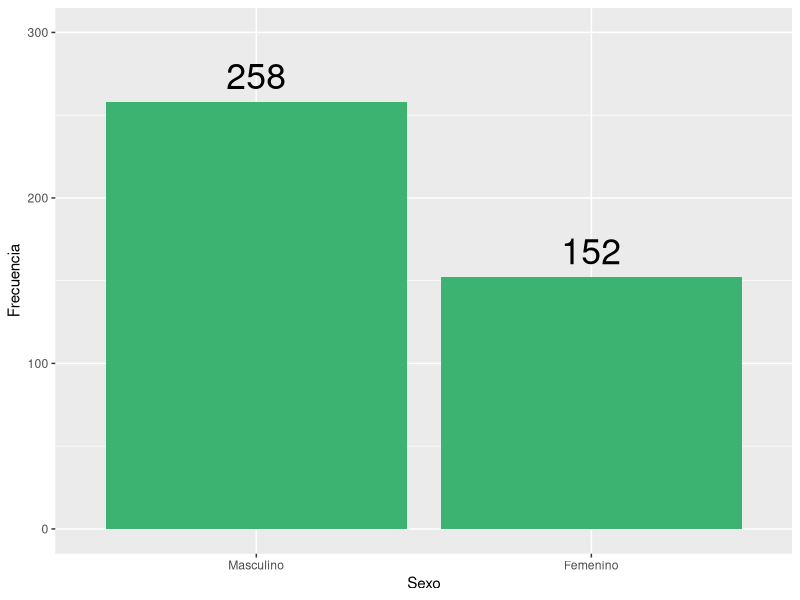
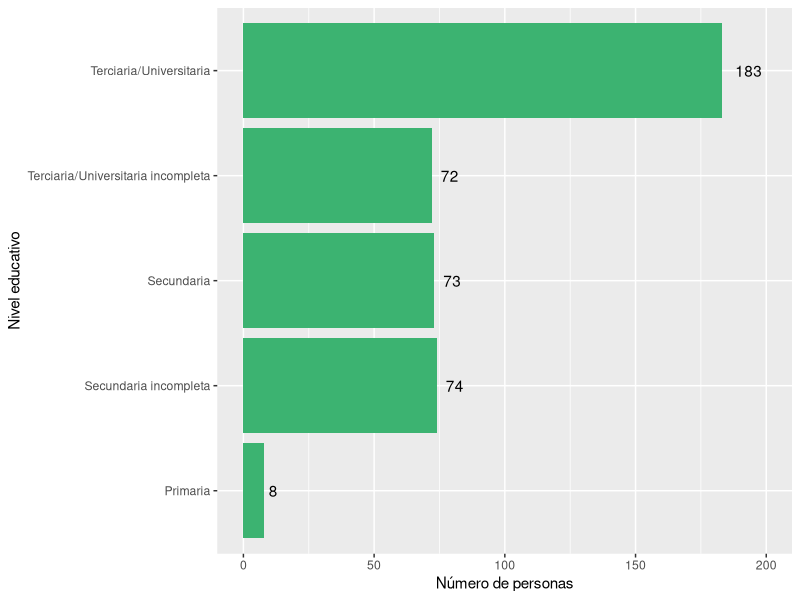
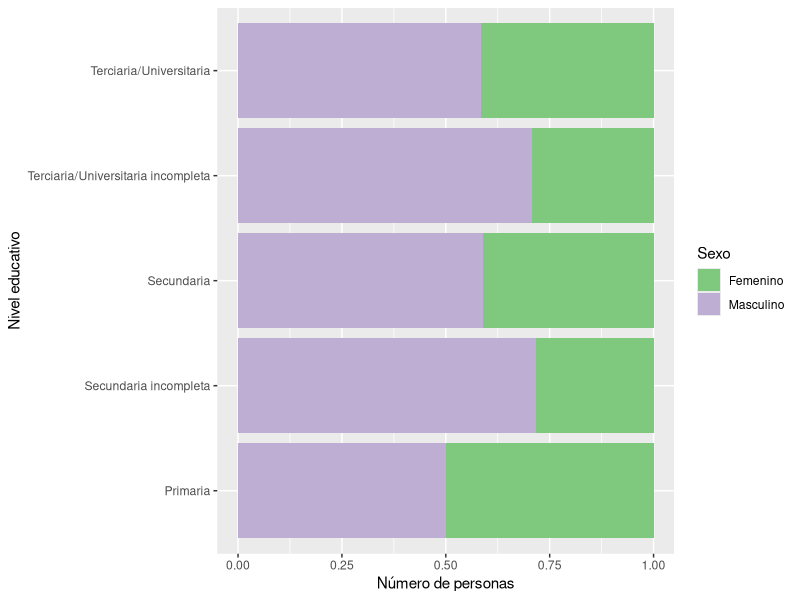
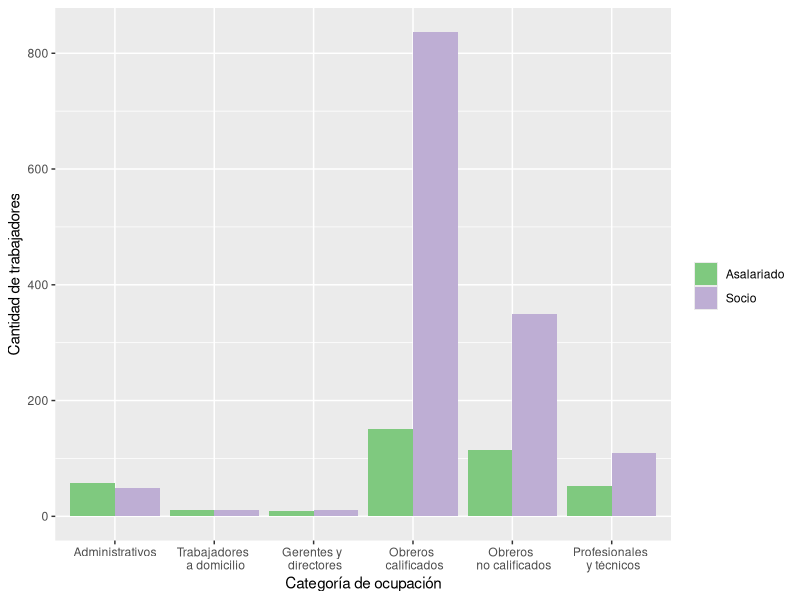
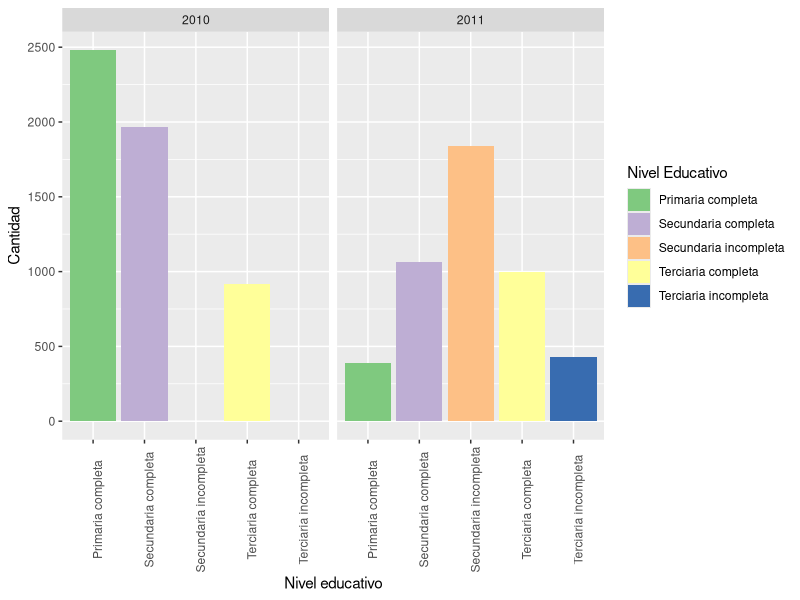
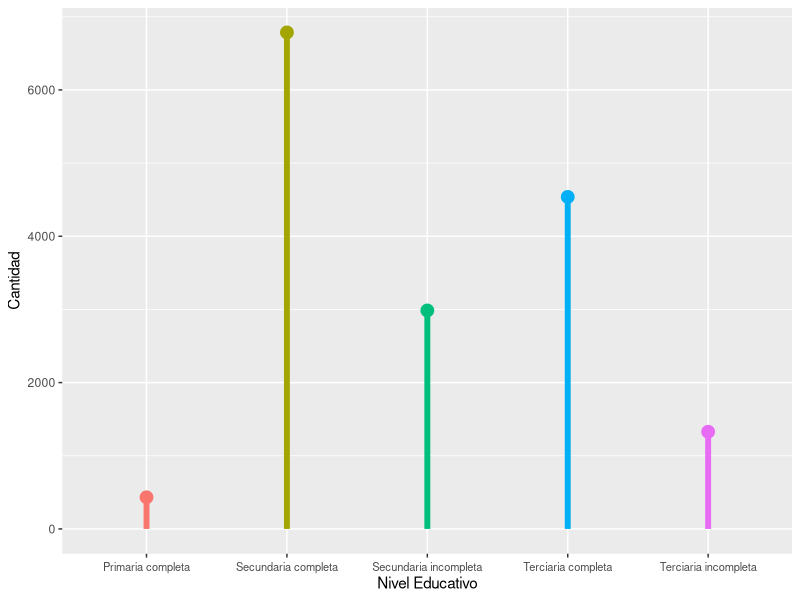
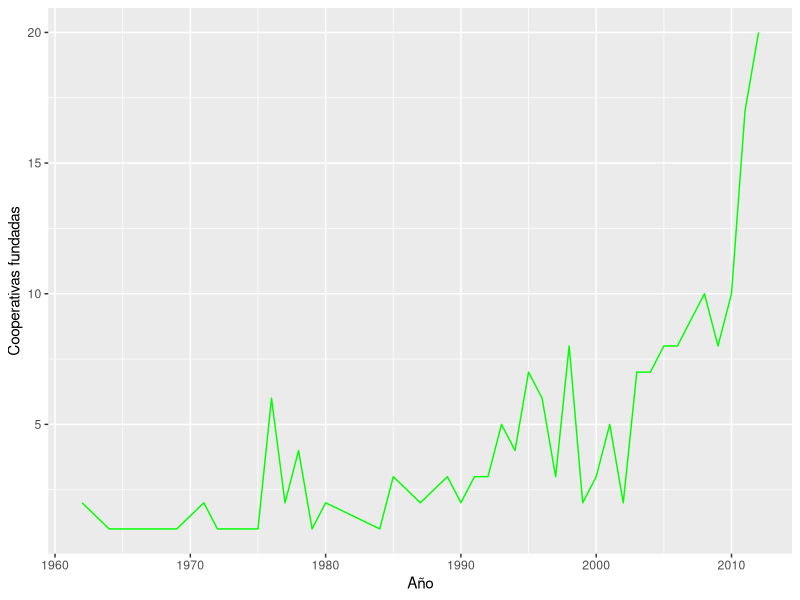
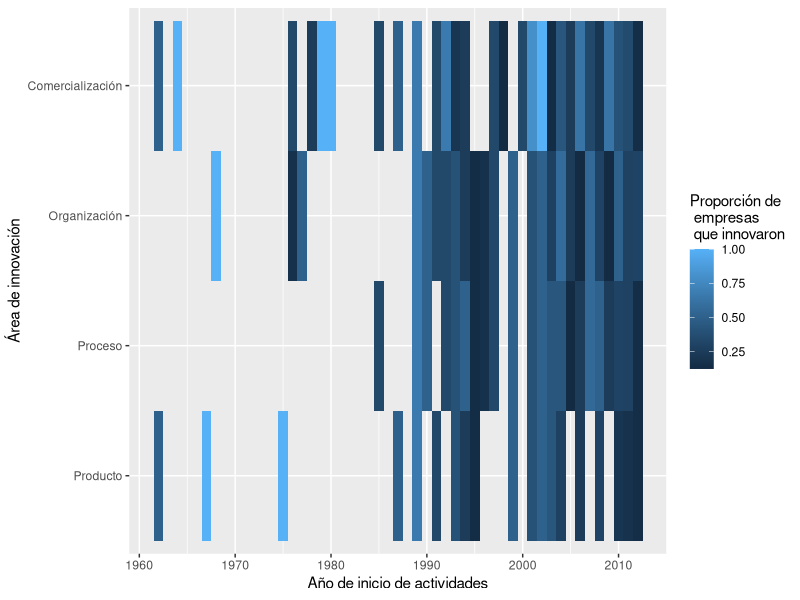

Write R code to recreate these figures, in order.
## ---- chunk 1
knitr::opts_chunk$set(echo = FALSE, fig.pos = 'hbpt', message = FALSE, warning = FALSE)
## ---- chunk 2
### PREPARACIÓN DE LOS DATOS ###

library(tidyverse)
library(haven)
library(xtable)
library(lubridate)

datos <- read_dta("Datos/2011_2013panel.dta")

#Datos sobre: info general, cantidad de ocupados segun categorias   

gen_ocup <- datos %>% select(form, año, cp, ct, a22cargo, a4, a11a1, a11a2, a11a3,b1, b2SOC1:b2ASALtot, b2SOC135:b2ASALtotf, b3soc2p: b3asal6tuc, starts_with("ciiu"))


#Datos sobre: supervisión y conflicto: gestion, ausentismo

sup_conf <- datos %>%
  select(form, año, f21, f22, f23, f3, f3b1, f3b2, f3b3, f4bactitud, f4ccalidad)

  
#Datos sobre: tecnologia e innovación

tecno <- datos %>%
  select(form, año, g11:g31, g31:g31resul, g4proc:g422emp, g41a, g41b, g43a:g44b)
  
#Opiniones del entrevistado

opinion <- datos %>%
  select(form, año, h1posturaa, h5pacienci, h84educaci, h89sexo)

##Remuneraciones

#Salarios nominales promedio por categoria
Salarios <- datos %>% 
  select(form, año, c31asal:c36rs) 

##Inversion y financiamiento

EdiCons <- datos %>%
  select(Capital=d11capcap, Gastos= d11invgasg, Ingresos=d11invingi, Inversiones=d11invinv, Activo=d11actact)

TotAct <- datos %>%
  select(d16captot:d16acttot)

TotPas <- datos %>%
  select(d2tot)


#Trabajadores que ingresaron y dejaron la cooperativa por edad.
TraIng <- datos %>%
  select(año, b18a35soc:b18atot)

TraDej <- datos %>%
  select(año, b14a35soc:b14atot)

## ---- chunk 3
opinion %>%
  filter(is.na(h89sexo) == FALSE) %>%  #En el primer anio no se pregunto
  ggplot(aes(as.factor(h89sexo))) +
  geom_bar(fill = "mediumseagreen") +
  labs(x = "Sexo", y = "Frecuencia") +
  scale_x_discrete(labels = c("Masculino", "Femenino") ) +
  geom_text(aes(y = (..count..), label = (..count..)), stat = "count", vjust = -.5, size = 9) +
  ylim(0, 300)
## ---- chunk 4
opinion %>%
  filter(is.na(h89sexo) == FALSE) %>%  #En el primer anio no se pregunto
  ggplot() +
  geom_bar(aes(as.factor(h84educaci)), fill = "mediumseagreen") +
  scale_x_discrete(labels = c("Primaria", "Secundaria incompleta", "Secundaria", "Terciaria/Universitaria incompleta", "Terciaria/Universitaria")) +
  coord_flip() +
  labs(x = "Nivel educativo", y = "Número de personas") +
  geom_text(aes(x = h84educaci, y = (..count..), label = (..count..)), stat = "count", hjust = -.5) + ylim(0, 200)
## ---- chunk 5
opinion %>%
  filter(is.na(h89sexo) == FALSE) %>%
  mutate(h89sexo = recode(h89sexo, `1` = "Masculino", `2` = "Femenino")) %>%
  ggplot() +
  geom_bar(aes(as.factor(h84educaci), fill = as.factor(h89sexo)), position = "fill") +
  scale_fill_discrete(labels = c("Masculino", "Femenino")) +
  scale_fill_brewer(palette = "Accent") +
  scale_x_discrete(labels = c("Primaria", "Secundaria incompleta", "Secundaria", "Terciaria/Universitaria incompleta", "Terciaria/Universitaria")) +
  coord_flip() +
  labs(x = "Nivel educativo", y = "Número de personas", fill = "Sexo") 
## ---- chunk 6
# ver que pasa con esto
ocup_edad <- gen_ocup %>%
  filter(año == 2) %>%
  gather("soc_s_edad_ocup", "Cantidad", b2SOC135:b2SOCtot51) %>%
  filter(soc_s_edad_ocup != "b2SOCtot35", soc_s_edad_ocup != "b2SOCtot35a5", soc_s_edad_ocup != "b2SOCtot51") %>%
  mutate(
    cargo = case_when(
      soc_s_edad_ocup %in% c("b2SOC135", "b2SOC135a50","b2SOC151") ~ "Gerente",
      soc_s_edad_ocup %in% c("b2SOC235", "b2SOC235a50", "b2SOC251") ~ "Prof_o_tec",
      soc_s_edad_ocup %in% c("b2SOC335", "b2SOC335a50", "b2SOC351") ~ "Admin",
      soc_s_edad_ocup %in% c("b2SOC435", "b2SOC435a50", "b2SOC451") ~ "obrero_trabcalif",
      soc_s_edad_ocup %in% c("b2SOC535", "b2SOC535a50", "b2SOC551") ~ "obrero_trabnocalif",
      soc_s_edad_ocup %in% c("b2SOC635", "b2SOC635a50", "b2SOC651") ~ "domicilio"
            ),
    
    edad = case_when(
      soc_s_edad_ocup %in% c("b2SOC135", "b2SOC235", "b2SOC335", "b2SOC435", "b2SOC535") ~ "Menor_35" ,
      soc_s_edad_ocup %in% c("b2SOC135a50", "b2SOC235a50", "b2SOC335a50", "b2SOC435a50", "b2SOC535a50") ~ "36_50" ,
      soc_s_edad_ocup %in% c("b2SOC151", "b2SOC151", "b2SOC151", "b2SOC151", "b2SOC151") ~ "Mayor_51"
    )
  )
  
ocup_edad %>%
  group_by(cargo, edad) %>%
  summarise(n = n())
## ---- chunk 7
gen_ocup %>%
  gather("categoria", "ocup", b2SOC1:b2SOC6, b2ASAL1:b2ASAL6) %>%
  filter(!is.na(categoria), cp == 1) %>%
  mutate(
    cat_ocup = case_when(
               categoria %in% c("b2SOC1", "b2ASAL1") ~ "Gerente_dir",
               categoria %in% c("b2SOC2", "b2ASAL2") ~ "prof_tec",
               categoria %in% c("b2SOC3", "b2ASAL3") ~ "admin",
               categoria %in% c("b2SOC4", "b2ASAL4") ~ "obrero_calif",
               categoria %in% c("b2SOC5", "b2ASAL5") ~ "obrero_nocalif",
               categoria %in% c("b2SOC6", "b2ASAL6") ~ "adomicilio",
               ),
    cat_AS = if_else(categoria %in% c("b2SOC1", "b2SOC2", "b2SOC3", "b2SOC4", "b2SOC5", "b2SOC6"), "Socio", "Asalariado")
    ) %>%
  ggplot() +
  geom_bar(aes(x = cat_ocup, y = ocup, fill = cat_AS), stat = "identity", position = "dodge") +
  scale_x_discrete(labels = c(
    "Administrativos", 
    "Trabajadores \n a domicilio", 
    "Gerentes y \n directores", 
    "Obreros \n calificados", 
    "Obreros \n no calificados", 
    "Profesionales \n y técnicos")
    ) + 
  labs(x = "Categoría de ocupación", y = "Cantidad de trabajadores", fill = "") +
  scale_fill_brewer(palette = "Accent")
## ---- chunk 8
gen_ocup %>%
  select(año, b3soc2p:b3soc6tuc) %>%
  group_by(año) %>%
  summarise(b3soc2p = sum(b3soc2p, na.rm = T),
            b3soc3si = sum(b3soc3si, na.rm = T),
            b3soc4sc = sum(b3soc4sc, na.rm = T),
            b3soc5tui = sum(b3soc5tui, na.rm = T),
            b3soc6tuc = sum(b3soc6tuc, na.rm = T)) %>%
  gather("NivelEducativo", "Cantidad", -año) %>%
  mutate(NivelEducativo = recode(NivelEducativo, b3soc2p = "Primaria completa", b3soc3si = "Secundaria incompleta", b3soc4sc = "Secundaria completa", b3soc5tui = "Terciaria incompleta", b3soc6tuc = "Terciaria completa"), año = recode(año, `1` = 2010, `2` = 2011)) %>% 
  ggplot() +
  geom_bar(aes(x = NivelEducativo, y = Cantidad, fill = NivelEducativo), stat = "identity", position = "dodge") + facet_wrap(~año) + theme(axis.text.x = element_text(angle = 90)) +
  labs(x = "Nivel educativo", y = "Cantidad", fill = "Nivel Educativo") +
  scale_fill_brewer(palette = "Accent")
  
## ---- chunk 9
gen_ocup %>%
  select(año, b3asal2p:b3asal6tuc) %>%
  filter(año == 2) %>% 
  group_by(año) %>%
  summarise(b3asal2p = sum(b3asal2p, na.rm = T),
            b3asal3si = sum(b3asal3si, na.rm = T),
            b3asal4sc = sum(b3asal4sc, na.rm = T),
            b3asal5tui = sum(b3asal5tui, na.rm = T),
            b3asal6tuc = sum(b3asal6tuc, na.rm = T)) %>%
  gather("NivelEducativo", "Cantidad", -año) %>%
  mutate(NivelEducativo = recode(NivelEducativo, b3asal2p = "Primaria completa", b3asal3si = "Secundaria incompleta", b3asal4sc = "Secundaria completa", b3asal5tui = "Terciaria incompleta", b3asal6tuc = "Terciaria completa")) %>% 
 ggplot() +
  geom_point(aes(x = Cantidad, y = NivelEducativo, colour = NivelEducativo), size = 4) +
  geom_segment(aes(x = 0, y = NivelEducativo, xend = Cantidad, yend = NivelEducativo, colour = NivelEducativo), size = 2) +
   theme(axis.text.x = element_text(vjust = 0.5, size = 8), legend.position = "none") +
  labs(x = "Cantidad", y = "Nivel Educativo", colour = "Nivel Educativo") +
  coord_flip()
## ---- chunk 10
inno_arr <- datos %>%
  select(form, año, cp, a4, g4prod, g4proc, g4org, g4com) %>%
  mutate(a4 = as.Date(a4, format = "%d/%m/%Y")) %>%
  filter(a4 > "1800-01-01" & a4 < "2013-01-01", is.na(g4prod) == FALSE, is.na(g4proc) == FALSE, is.na(g4org) == FALSE, is.na(g4com) == FALSE, cp == 1)

inno_arr %>%
  mutate(a4 = year(a4)) %>%
  group_by(a4) %>%
  summarise(n = n()) %>%
  ggplot() +
  geom_line(aes(x = a4, y = n), color = "green") +
  labs(x = "Año", y = "Cooperativas fundadas")
## ---- chunk 11
inno_arr %>%
  gather("tipo", "hubo", g4prod, g4proc, g4org, g4com) %>%
  mutate(a4 = year(a4), hubo = recode(hubo, `1` = "Sí", `2` = "No")) %>%
  group_by(a4, tipo, hubo) %>%
  summarise(n = n()) %>%
  mutate(prop = n/sum(n)) %>%
  filter(hubo != "No") %>%
  ggplot() +
  geom_tile(aes(x = a4, y = tipo, fill = prop)) +
  scale_y_discrete(labels = c("Producto", "Proceso", "Organización", "Comercialización")) + 
  labs(x = "Año de inicio de actividades", y = "Área de innovación", fill = "Proporción de \n empresas \n que innovaron") 
## ---- chunk 12

#ver outliers

gen_ocup %>%
  mutate(tipo_coop = case_when(cp == 1 & is.na(ct) ~ "CP", ct == 1  ~ "CT")) %>%
  filter(a11a1 < 500, a11a2 < 500, a11a3 < 500) %>% #Hay outliers que son posibles errores y afectan mucho la grafica
  gather("tipo_colab", "cantidad", a11a1, a11a2, a11a3) %>%
  mutate(tipo_colab = recode(tipo_colab,a11a1 = "Proveedoras", a11a2 = "Socias", a11a3 = "Clientes")) %>%
  group_by(tipo_colab, cantidad) %>%
  summarise(n = n()) %>%
  ggplot() + 
  geom_bar(aes(x = cantidad, y =  n), stat = "identity", fill = "mediumseagreen") + 
  facet_wrap(vars(tipo_colab)) +
  labs(x = "Número de cooperativas", y = "Frecuencia entre las cooperativas encuestadas")
## ---- chunk 13
gen_ocup %>%
  mutate(tipo_coop = case_when(cp == 1 & is.na(ct) ~ "CP", ct == 1  ~ "CT")) %>%
  filter(a11a1 < 500, a11a2 < 500, a11a3 < 500) %>% #Hay outliers que son posibles errores y afectan mucho la grafica
  gather("tipo_colab", "cantidad", a11a1, a11a2, a11a3) %>%
  mutate(tipo_colab = recode(tipo_colab,a11a1 = "Proveedoras", a11a2 = "Socias", a11a3 = "Clientes")) %>%
  group_by(tipo_colab, cantidad) %>%
  filter(cantidad > 15)

## ---- chunk 14
dat_5 <- datos %>%
  select(form, año, f3, h5pacienci, h1posturaa, h89sexo) %>%
  filter(año == 2, is.na(f3) == FALSE, is.na(h5pacienci) == FALSE ) %>%
  mutate(h89sexo = recode(h89sexo, `1` = "Masculino", `2` = "Femenino"), f3 = recode(f3, `1` = "Sí", `2` = "No"))


  ggplot(dat_5) +
    geom_bar(aes(x = as.factor(h5pacienci), fill = as.factor(f3)), position = "fill") +
    labs(x = "Nivel de paciencia", y = "Proporción", fill = "¿Es el ausentismo \n un problema \n en su cooperativa?") +
    scale_fill_brewer(palette = "Accent")
## ---- chunk 15
dat_7 <- datos %>%
  select(form, año, g11, g12, g13, g14, g15) 

dat_7 %>%
  filter(año == 1) %>%
  group_by(g14, g12 ) %>%
  summarise(n = n()) %>%
  mutate(prop = round(n/sum(n), 4)) %>%
  ggplot(aes(x = as.factor(g14), y = as.factor(g12))) +
  geom_tile(aes(fill = prop)) +
  geom_text(aes(label = prop), color = "white") +
  scale_x_discrete(labels = c("Mucho peor", "Peor", "Igual", "Mejor", "Mucho mejor")) +
  scale_y_discrete(labels = c("Mucho peor", "Peor", "Igual", "Mejor", "Mucho mejor")) +
  labs(x = "Capacitación de personal", y = "Capacidad de producción", fill = "Proporción")
## ---- chunk 16
dat_7 <- datos %>%
  select(form, año, g11, g12, g13, g14, g15) 

dat_7 %>%
  filter(año == 1) %>%
  group_by(g15, g12 ) %>%
  summarise(n = n()) %>%
  mutate(prop = round(n/sum(n), 4)) %>%
  ggplot(aes(x = as.factor(g15), y = as.factor(g12))) +
  geom_tile(aes(fill = prop)) +
  geom_text(aes(label = prop), color = "white") +
  scale_x_discrete(labels = c("Mucho peor", "Peor", "Igual", "Mejor", "Mucho mejor")) +
  scale_y_discrete(labels = c("Mucho peor", "Peor", "Igual", "Mejor", "Mucho mejor")) +
  labs(x = "Maquinaria y equipos", y = "Capacidad de producción", fill = "Proporción")
## ---- chunk 17
datos %>%
  select(form, año, g31:g31resul) %>%
  rename("invierte"= g31, "monto"= g31inv, "resultado"= g31resul) %>%
  mutate(resultado= recode(resultado, `1` = "Muy malo", `2` = "Malo", `3` = "Nulo", `4` = "Bueno", `5` = "Muy bueno")) %>%
  ggplot() +
  geom_boxplot(aes(x= resultado, y= monto))
## ---- chunk 18
ggplot(inno_arr) +
  geom_bar(aes(year(a4), fill = as.factor(g4prod)), position = "fill") +
  scale_fill_discrete(labels = c("Si", "No" )) +
  labs(x = "Año de inicio de actividades", y = "Proporción", fill = "¿Hubo innovación en producto?")

## ---- chunk 19

ggplot(inno_arr) +
  geom_bar(aes(year(a4), fill = as.factor(g4proc)), position = "fill") +
  scale_fill_discrete(labels = c("Si", "No" )) +
  labs(x = "Año de inicio de actividades", y = "Proporción", fill = "¿Hubo innovación en proceso?")

## ---- chunk 20

ggplot(inno_arr) +
  geom_bar(aes(year(a4), fill = as.factor(g4org)), position = "fill") +
  scale_fill_discrete(labels = c("Si", "No" )) +
  labs(x = "Año de inicio de actividades", y = "Proporción", fill = "¿Hubo innovación en organización?")

## ---- chunk 21

ggplot(inno_arr) +
  geom_bar(aes(year(a4), fill = as.factor(g4com)), position = "fill") +
  scale_fill_discrete(labels = c("Si", "No" )) +
  labs(x = "Año de inicio de actividades", y = "Proporción", fill = "¿Hubo innovación en comercialización?")
